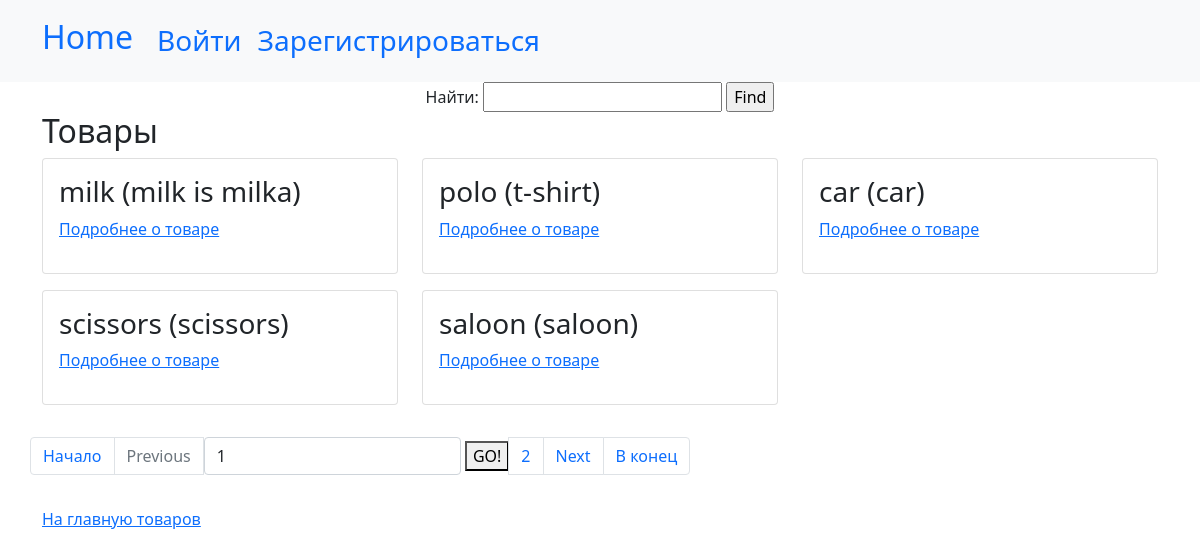
The page / on the database its author committed.
### review/models.py (models this page shows, shortened)
class Product(models.Model):
    name = models.CharField(max_length=30, null=False, blank=False, verbose_name="наименование",)
    category = models.CharField(max_length=20, default=DEFAULT_CATEGORY, choices=CATEGORY_CHOICES,
                                verbose_name='Категория')
    description = models.TextField(max_length=500, null=True, blank=True, verbose_name="Описание")
    picture = models.ImageField(upload_to="avatars", null=True, blank=True, verbose_name="Картинка")
    def get_absolute_url(self):
        return reverse("review:product-view", kwargs={"pk": self.pk})
    class Meta:
        db_table = "products"
        verbose_name = "Продукт"
        verbose_name_plural = "Продукты"

### review/views/product_views.py (the view)
# urls.py: path('', ProductsView.as_view(), name="index_view"),
class ProductsView(ListView):
    model = Product
    template_name = "product/index.html"
    context_object_name = "products"
    paginate_by = 5
    def get(self, request, *args, **kwargs):
        self.form = self.get_find_form()
        self.search_value = self.get_find_value()
        return super().get(request, *args, **kwargs)
    def get_queryset(self):
        if self.search_value:
            return Product.objects.filter(Q(name__icontains=self.search_value)|
                                       (Q(description__icontains=self.search_value)))
        return Product.objects.all()
    def get_context_data(self, *, object_list=None, **kwargs):
        context = super().get_context_data(object_list=object_list, **kwargs)
        context['form'] = self.form
        if self.search_value:
            query = urlencode({'search': self.search_value})
            context['query'] = query
            context['search'] = self.search_value
        return(context)
    def get_find_form(self):
        return FindForm(self.request.GET)
    def get_find_value(self):
        if self.form.is_valid():
            return self.form.cleaned_data.get("search")

### review/forms.py
class FindForm(forms.Form):
    search = forms.CharField(max_length=50, required=False, label="Найти")

### review/templates/product/index.html (shortened to what this page needs)
{% extends "base.html" %}
{% load static %}
{% block content %}
{% include "partial/search.html" %}
    {% include "partial/the_list.html" %}
<a href="{% url "review:index_view" %}">На главную товаров</a>
{% endblock %}

### review/templates/partial/the_list.html (shortened to what this page needs)
<h2>Товары</h2>
    <div class="row">
        {% for product in products %}
            <div class="col-12 col-md-6 col-lg-4">
                <div class="card mb-3">
                    <div class="card-body">
                        <h3>{{ product.name }} ({{ product.description}})</h3>
                        <p><a href="{{ product.get_absolute_url }}">Подробнее о товаре</a></p>
                    </div>
                </div>
            </div>
        {% endfor %}
    {% if is_paginated %}
        {% include "partial/pagination.html" %}
    {% endif %}
    </div>

### rows shown on the page
Product: name "milk", description "milk is milka"
Product: name "polo", description "t-shirt"
Product: name "car", description "car"
Product: name "scissors", description "scissors"
Product: name "saloon", description "saloon"

### other values the page prints
{{ page_obj.next_page_number }} "2"
